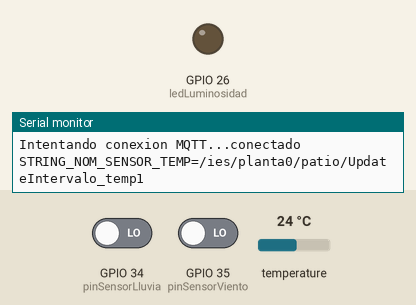
Bench run of a sketch on a simulated ESP32. Shown: output pins drawn as LEDs (lit = HIGH), the last lines printed to the serial monitor. Inputs (shaded band) come from the test bench; at power-on: GPIO 34 (pinSensorLluvia) LOW, GPIO 35 (pinSensorViento) LOW, temperature 24 °C. WiFi joins after 1.5 s; servers stay silent unless stated; random numbers use the default seed unless the sketch sets one; no MQTT or app messages arrive unless stated.

Above: at 3.2 s.
3.3 s: GPIO 34 (pinSensorLluvia) driven HIGH
At 3.9 s:
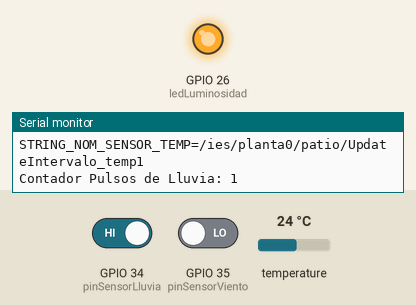
9.5 s: GPIO 34 (pinSensorLluvia) driven LOW
At 10.1 s:
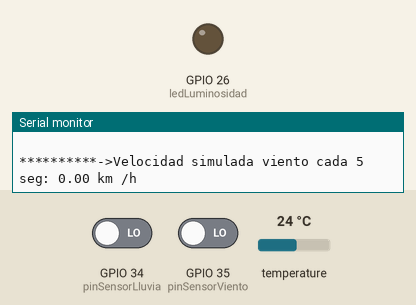
Timing chart, 0 to 12.0 s (numbered marks = the images above; inputs shaded):
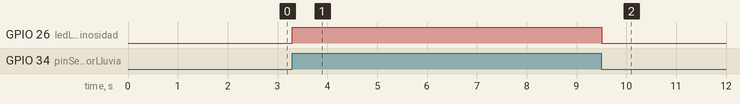

The sketch:

IES_ALBARREGAS_TEMP_LUMIN_ANEMOMETRO_PRESION_HUMED_TOMAS.ino
```cpp
#include <ArduinoOTA.h>
#include <PubSubClient.h>         // MQTT publicar y subcribir mensajes
#include <OneWire.h>              // Gestionar el bus Wire
#include <DallasTemperature.h>    // Controlar la temperatura del DS18B20
#include <Adafruit_BMP280.h>
#include "DHT.h"
#include "WiFi.h"
// Controlar la conexión a wifi

//ver pestañas
#include "Variables.h"
#include "Metodos.h"

#include "ESP8266_Utils_OTA.hpp"


//-----------------------------------------------------------------------------------------------------------------------------
//----------------------------------------------------------  SETUP -----------------------------------------------------------
//-----------------------------------------------------------------------------------------------------------------------------

void setup(){
  Serial.begin(115200);
  Serial.println("COMENZANDO EL SETUP .................................");
  pinMode(ledLuminosidad, OUTPUT);
  pinMode(pinSensorViento, INPUT);
  pinMode(pinSensorLluvia, INPUT);

  //inicializa sensor humedad DHT22
  dht.begin();


  WiFi.begin(ssid, password);

  while (WiFi.status() != WL_CONNECTED) {
    if (contSiDesconexion > 10)
    {
      Serial.println("pasado 10 seg");
       ESP.restart();
    }
    delay(1000);
    contSiDesconexion++;
    Serial.println("Connecting to WiFi..");
  }

  Serial.println("Connected to the WiFi educarexDEV");
  Serial.println();
  Serial.print("MAC: ");
  Serial.println(WiFi.macAddress());


   // Start up the library
  sensors_DS19B20.begin();

   //inicialización sensor bmp (presión atmosférica, altitud,temp)
   if (!bmp.begin(0x76)) {
    Serial.println(F("Could not find a valid BMP280 sensor, check wiring or "
                      "try a different address!"));
   // while (1) delay(10);
  }

  //inicialización OTA
	InitOTA();

  almacenarDireccionFisica();   //ALMACENA LA DIRECCION FISICA DE CADA SENSOR DS18B20 EN LA ESTRUTURA ARRAY CREADA PARA ELLO

   //********************
  client.setServer(SERVER, SERVERPORT);
  client.setCallback(callback);
  //********************tiempoActual = millis();

}

//-----------------------------------------------------------------------------------------------------------------------------
//----------------------------------------------------------  LOOP  -----------------------------------------------------------
//-----------------------------------------------------------------------------------------------------------------------------

void loop(){

	ArduinoOTA.handle();

 if (!client.connected()) {
    reconnect();
  }
  client.loop();

  tiempoActual = millis();


   //Se obtiene presión atmosférica
  comprobarPRESION_ATMOSFERICA();

   //Se obtiene velocidad del viento
  comprobarVIENTO();

  //Se obtiene cantidad de lluvia
  comprobarLLUVIA();

   //Se obtiene presión atmosférica
  comprobarHUMEDAD();

  //Se obtiene el nivel de luminosidad
  comprobarLUMINOSIDAD();

  //Se comprueba si hay que leer las temperaturas (de todos los sensores DS18B20)
  comprobarTEMPERATURAS_DS18B20();


} /////// FIN loop
```

ESP8266_Utils_OTA.hpp
```cpp
void InitOTA()
{
	// Port defaults to 8266
	// ArduinoOTA.setPort(8266);

	// Hostname defaults to esp8266-[ChipID]
	// ArduinoOTA.setHostname(hostname);

	// No authentication by default
	ArduinoOTA.setPassword("isidoro");

	// Password can be set with it's md5 value as well
	// MD5(admin) = 21232f297a57a5a743894a0e4a801fc3
	// ArduinoOTA.setPasswordHash("21232f297a57a5a743894a0e4a801fc3");

	ArduinoOTA.onStart([]() {
		String type;
		if (ArduinoOTA.getCommand() == U_FLASH) {
			type = "sketch";
		} else { // U_SPIFFS
			type = "filesystem";
		}

		// NOTE: if updating SPIFFS this would be the place to unmount SPIFFS using SPIFFS.end()
		Serial.println("Start updating " + type);
	});

	ArduinoOTA.onEnd([]() {
		Serial.println("\nEnd");
	});

	ArduinoOTA.onProgress([](unsigned int progress, unsigned int total) {
		Serial.printf("Progress: %u%%\r", (progress / (total / 100)));
	});

	ArduinoOTA.onError([](ota_error_t error) {
		Serial.printf("Error[%u]: ", error);
		if (error == OTA_AUTH_ERROR) {
			Serial.println("Auth Failed");
		} else if (error == OTA_BEGIN_ERROR) {
			Serial.println("Begin Failed");
		} else if (error == OTA_CONNECT_ERROR) {
			Serial.println("Connect Failed");
		} else if (error == OTA_RECEIVE_ERROR) {
			Serial.println("Receive Failed");
		} else if (error == OTA_END_ERROR) {
			Serial.println("End Failed");
		}
	});

	ArduinoOTA.begin();
	Serial.println("");
	Serial.println("OTA iniciado");
}
```

Variables.h
```cpp
/*
 * Cosas que habría que cambiar para otra placa del mismo tipo ESP32
 * 1.Cambiar la variable: NOMPLACA = "nuevo_nombre_dado_a_placa", ej:"placa2_Esp32"
 * 2.Si se va ha cambiar el puerto de lectura que sea distinto del 4 (G4), cambiar la variable:#define ONE_WIRE_BUS X (sustituir X por el nuevo pinout)
 * 3.Si se va ha cambiar el servidor MQTT, modificar las variables:
 *        - SERVER
 *        - SERVERPORT
 *        - USERNAME
 *        - PASSWORD
 * 5. Si se van a registrar, más de 10 sensores DS18B20, hay que ampliar el array de sensores, cambiar la variable: sensorTempDs18b20[10], sustituir 10 por más.
 */
// String nombreTopic = "/" + NOMPLACA + "/" + sensorTempDs18b20[i].nomSendorTemp;

//******************************* DEFINICIONES ***************************
String NOMPLACA = "ies/planta0/patio";
#define ONE_WIRE_BUS 4                    // DS18B20 on ESP32 corresponds to G4 on Placa Física
//------------------------------------

unsigned long previousTiempo = 0;         // guarda el tiempo

/*
 * Estructura creada para contener datos de cada sensor.
 */
struct datoSensorDs18b20{
  String          nomSendorTemp;          //nombre. Importante: este nombre se saca de concatenar la palabra "temp" con un número (1,2,3...10, incrementandose según encuentra sensores Ds18b20)
  DeviceAddress   direccionFisica;        //dirección fisica en Hex
  byte            resolucion;             //resolución de 9, 10, 11 o 12 bits se corresponde con la precisión de 0.5°C, 0.25°C, 0.125°C, o 0.0625°C, respectivamente.
  float           ult_temp;               //
  float           min_temp;               //
  float           max_temp;               //
  unsigned long   tiempoDeMuestra;        // guarda el tiempoDeMuestra (en miliseg, 1000 milisegundos = 1sg) para cada sensor
  unsigned long   tiempoEntreLecturas;    // guarda el tiempo (miliseg, 1000 =1sg) a transcurrir para una nueva temperatura
  //char updateTiempoEntreLecturas[50];   // variable para actualizar el tiempo entre lecturas de un sensor desde nodered, por subscribe (reconnect).
};


const char* ssid     = "";   //wifi a la que se conecta la placa
const char* password = "";   //contraseña wifi a la que se conecta la placa

datoSensorDs18b20 sensorTempDs18b20[10];          //Array de 10 sensores.
unsigned long intervalo_Toma_Temp_DS18B20[10];    //Variable que almacena el intervalo de tiempo en el que se producirá la próxima lectura de temperatura


//Variable patron para componer datos y luego guardarlos en array de senser de Ds18b20;
datoSensorDs18b20 sensorTempAuxiliar;

int numSensoresDs18b20;

/////// en local mosquitto
char   SERVER[50]   = ""; //ip del servidor mqtt
int    SERVERPORT   = 1883;
String USERNAME = "";   //usuario mqtt
char   PASSWORD[50] = "";  //contraseña mqtt


char TOPIC_TEMPERATURA_DS18B20_PE[50]; //Temperatura en array de caracteres necesario para publicar en mqtt
char TOPIC_LUMINOSIDAD[50]; //Luminosidad mqtt
char TOPIC_VIENTO[50]; //Valor de Viento para mqtt
char TOPIC_LLUVIA[50]; //Valor de Lluvia para mqtt
char TOPIC_HUMEDAD_TEMP[50]; // unido datos de Temp Humedad
char TOPIC_TEMP_PRESION_ALTITUD[50]; // unido datos de Temp Presion Altitud mqtt


unsigned long tiempoLuminosidad = 0;
unsigned long tiempoViento = 0;
unsigned long tiempoLluvia = 0;

unsigned long tiempoEntreLecturasViento = 0;
unsigned long tiempoEntreLecturasLluvia = 0;

unsigned long tiempoPresionAtm = 0;
unsigned long tiempoHumedad = 0;

unsigned long tiempoDeMuestra = 0;
unsigned long tiempoActual = 0;

//tiempos a los que ocurre una lectura de determinado tipo
unsigned long tiempoComprobarPresionAtmosferica = 300000;
unsigned long tiempoComprobarViento = 5000; //Cada 5 seg (1000=1 segundos)
unsigned long tiempoComprobarLluvia = 60000;   // LLuvia caida en 1 minuto (=60000) (1000=1 segundos)
unsigned long tiempoComprobarHumedad = 240000;   // Si ha pasado 4 minutos(1000=1 segundos)


char PLACA[50];

OneWire oneWire(ONE_WIRE_BUS);            // Se crea la variable oneWire
DallasTemperature sensors_DS19B20(&oneWire);      // Se crea la variable DS18B20 sobre el bus Wire

//-------------------------------------------------------------------------
//Presión atmosférica,altitud
Adafruit_BMP280 bmp; // I2C

//-------------------------------------------------------------------------
WiFiClient espClient;
PubSubClient client(espClient);
//-------------------------------------------------------------------------

const int LDRPin = 36;            //pin de entrada sensor de luminosidad (resistencia lumínica)
const int pinSensorViento = 35;   //pin de sensor de viento (solo entrada)
const int pinSensorLluvia = 34;   //pin 34 de sensor de lluvia (solo entrada)


const int ledLuminosidad = 26;    //led que se encience si la luminosidad sobrepasa un valor


int contSiDesconexion = 0;        //Si se pierde la desconexión lo intenta a los 10 veces antes de reset de placa

int contViento = 0;
int contLluvia = 0;

byte ultimoEstadoContactoViento = LOW;  //Variable para medir un intervalo de tiempo en concreto (utilizada para viento)
byte ultimoEstadoContactoLluvia = LOW;  //Variable para medir un intervalo de tiempo en concreto (utilizada para lluvia)
/////datos Humedad
const int DHTPIN = 17;   //pin 17 de sensor DHT22 humedad y temp
DHT dht(DHTPIN, DHT22);   //DHT22 es el tipo de sensor


//-------------------------------------------------------------------------
```

Source omitted: Metodos.h (18017 bytes)

Measured:
- after the input at 3.3 s, GPIO 26 (ledLuminosidad): LOW → HIGH at once
- after the input at 9.5 s, GPIO 26 (ledLuminosidad): HIGH → LOW at once
